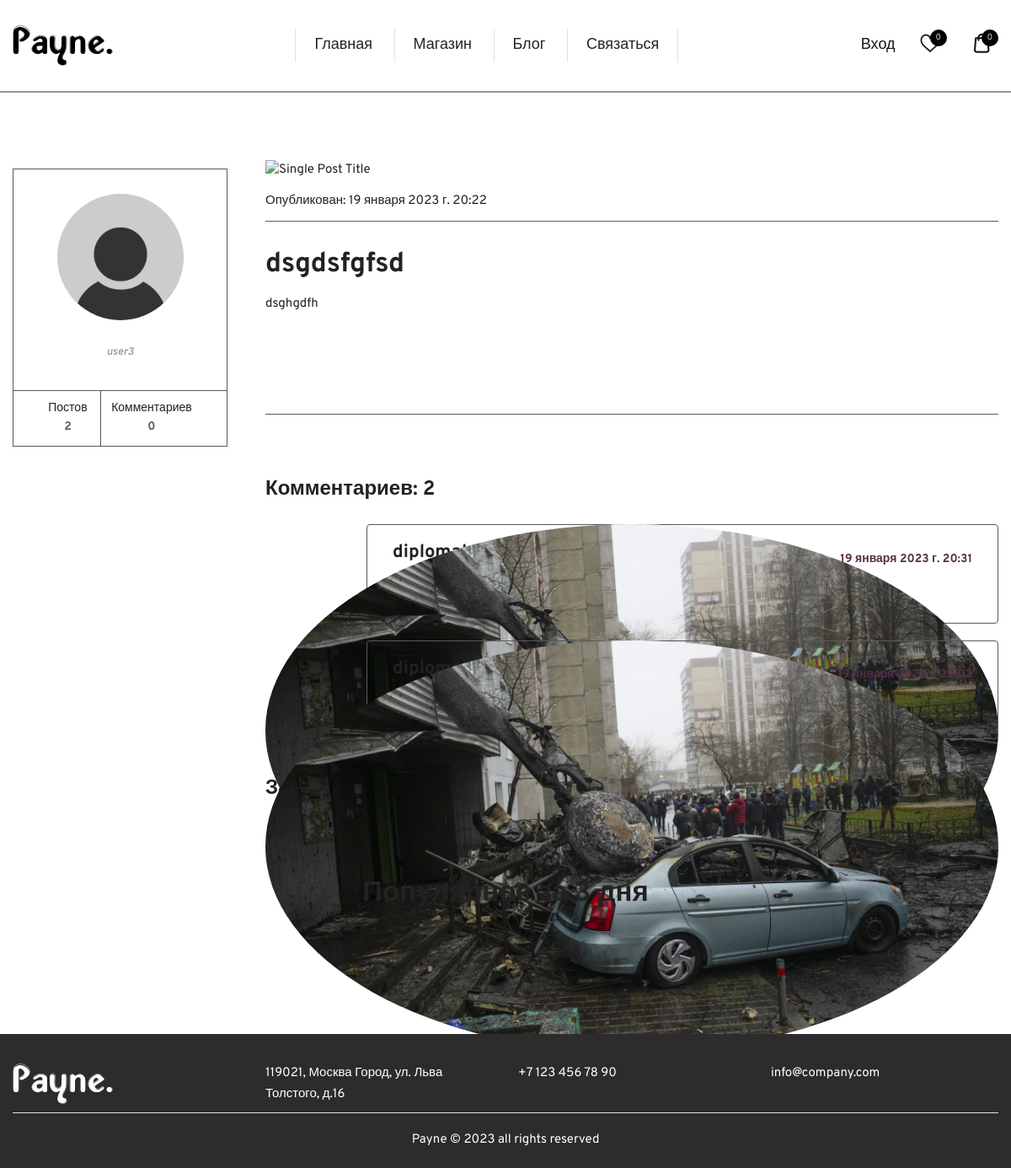
Screenshot of /blog/11 with the database file from the repository.
### apps/blog/models.py (models this page shows, shortened)
class Post(models.Model):
    author = models.ForeignKey(to=CustomUser, on_delete=models.CASCADE, verbose_name=_('пользователь'))
    title = models.CharField(_('заголовок'), max_length=200, unique=True)
    slug = models.SlugField(_('заголовок на англ.'), max_length=200, unique=True, blank=True,
                            help_text=_('можете оставить поле пустым'))
    image = models.ImageField(_('изображение'), upload_to=image_folder)
    content = models.TextField(_('текст поста'))
    created = models.DateTimeField(_('написан'), default=timezone.now)
    updated = models.DateTimeField(_('обновлен'), auto_now=True)
    views = models.IntegerField(_('просмотров'), default=0)
    objects = PostQuerySet.as_manager()
    class Meta:
        ordering = ('-created',)
    def save(self, *args, **kwargs):
        if not self.slug:
            self.slug = slugify(self.title, allow_unicode=True)
        super().save(*args, **kwargs)
    def add_view(self):
        self.views += 1
        self.save()

class Comment(models.Model):
    user = models.ForeignKey(CustomUser, on_delete=models.CASCADE)
    to_post = models.ForeignKey(to=Post, on_delete=models.CASCADE)
    created = models.DateTimeField(_('оставлен'), auto_now_add=True)
    content = models.TextField(max_length=512)

### apps/users/models.py (models this page shows, shortened)
class CustomUser(AbstractUser):
    image = models.ImageField(_('аватарка'), upload_to='user_images', blank=True, default='user_images/default.png')
    about_me = models.CharField(_('о себе'), blank=True, max_length=128)
    is_verified_email = models.BooleanField(_('подтвержденная почта'), default=False)
    date_joined = models.DateTimeField(_('присоединился'), default=timezone.now)
    email = models.EmailField(_("почта"), blank=True, unique=True)
    phone = models.CharField(_('телефон'), max_length=16, blank=True)
    city = models.CharField(_('город'), max_length=32, blank=True)
    street = models.CharField(_('улица'), max_length=64, blank=True)
    house = models.CharField(_('дом'), max_length=16, blank=True)
    building = models.CharField(_('корпус'), max_length=16, blank=True)
    apartment = models.CharField(_('квартира'), max_length=16, blank=True)
    comments = models.PositiveIntegerField(_('комментариев'), default=0, editable=False,
                                           help_text=_('количество комментариев'
                                                       'под постами пользователя'))
    class Meta:
        verbose_name = _('пользователь')
        verbose_name_plural = _('пользователи')

### apps/blog/views.py (the view, shortened to what this page needs)
# urls.py: path('<int:pk>', PostView.as_view(), name='post'),
class PostView(DetailView, FormView):
    template_name = 'blog/blog_details.html'
    model = Post
    form_class = CreateCommentForm
    def get_context_data(self, **kwargs):
        context = super().get_context_data(**kwargs)
        context['comments'] = Comment.objects.filter(to_post=self.object)
        context['articles'] = Post.objects.filter(author=self.object.author)
        context['most_popular'] = Post.objects.most_popular()
        return context
    def get(self, *args, **kwargs):
        Post.objects.get(id=self.kwargs['pk']).add_view()
        return super().get(*args, **kwargs)

### apps/blog/models.py (called while the page is built)
    def most_popular(self):
        last_week = timezone.now() - timezone.timedelta(hours=48)
        last_posts = self.filter(created__gt=last_week).order_by('-views')
        return last_posts

### apps/index/context_processors.py (called while the page is built)
def get_user_cart(request):
    user_cart = None
    if request.user.is_authenticated:
        user_cart = CartItem.objects.filter(user=request.user)
    return {'user_cart': user_cart}

def get_user_wishlist(request):
    wishlist = None
    if request.user.is_authenticated:
        wishlist = WishlistItem.objects.filter(user=request.user)
    return {'wishlist': wishlist}

### templates/blog/blog_details.html (shortened to what this page needs)
{% extends 'index/base.html' %}
{% load thumbnail %}
{% load static %}
{% block content %}
	<main class="main-content-wrapper">
		<div class="inner-page-content">
			<div class="single-post-area pb--65">
				<div class="container">
					<div class="row">
						<div class="col-lg-3 order-lg-1">
							<div class="blog-sidebar pr--15 pr-lg--0 pt--90">
								<div class="bl-widget author">
									<div class="inner">
										<div class="thumb">
											{% thumbnail object.author.image '336x336' crop='center' as im %}
												<img src="{{ im.url }}" alt="Author Images">
											{% endthumbnail %}
										</div>
										<div class="info">
											<h6 class="degne">{{ object.author.username }}</h6>
											<br>
											<div class="autor-meta">
												<span>Постов <strong>{{ articles|length }}</strong></span>
												<span>Комментариев <strong>{{ object.author.comments }}</strong></span>
											</div>
										</div>
									</div>
								</div>
							</div>
						</div>
						<div class="col-lg-9 order-lg-2 mb-md--50  pt--80 ">
							<article class="mb--75 mb-md--55 pb--75 pb-md--55 single-post__header">
								<header class="single-post__header">
									<div class="single-post__media">
										<figure class="image">
											{% thumbnail object.image "800x561" crop="center" as im %}
												<img src="{{ im.url }}"
												     alt="Single Post Title"
												     class="w-100">
											{% endthumbnail %}
										</figure>
									</div>
									<div class="single-post__header-meta">
										<span class="posted-on">Опубликован: {{ object.created }}</span>
									</div>
								</header>
								<div class="single-post__info">
									<div class="row mb--43 mb-md-33">
										<div class="col-lg-12 col-md-8">
											<h2>{{ object.title }}</h2>
											<p>{{ object.content }}</p>
										</div>
									</div>
								</div>
							</article>
							<section class="comment">
								<h2 class="comment-title">Комментариев: {{ comments|length }}</h2>
								<ul class="comment-list mb--45">
									{% for comment in comments %}
										<li>
											<div class="single-comment">
												<figure class="comment-avatar">
													{% thumbnail comment.user.image '94x94' crop='center' as im %}
														<img src="{{ im.url }}"
														     alt="Avatar">
													{% endthumbnail %}
												</figure>
												<div class="comment-info">
													<div class="comment-meta">
														<h4>{{ comment.user.username }}</h4>
														<div class="metadata">
															<span class="comment-reply-link">{{ comment.created }}</span>
														</div>
													</div>
													<div class="comment-content">
														<p>{{ comment.content }}</p>
													</div>
												</div>
											</div>
										</li>
									{% endfor %}
								</ul>
								<div class="comment-respond">
									{% if not user.is_authenticated %}
										<h3 class="comment-reply-title">Зарегистрируйтесь, что бы оставлять
											комментарии!</h3>
									{% endif %}
								</div>
							</section>
						</div>
					</div>
				</div>
			</div>
			<section class="related-post-area mb--80 mb-md--60">
				<div class="container">
					<div class="row mb--50">
						<div class="col-12 text-center">
							<h2>Популярное за 3 дня</h2>
						</div>
					</div>
					<div class="row">
						<div class="col-12">
						</div>
					</div>
				</div>
			</section>
		</div>
	</main>
{% endblock %}

### rows the page displays
Post: author.username "user3", author.comments "0", created "19 января 2023 г. 20:22", title "dsgdsfgfsd", content "dsghgdfh"
Comment: user.username "diplomat", created "19 января 2023 г. 20:31"
Comment: created "19 января 2023 г. 22:02"

### other values shown
{{ wishlist|length }} "0"
{{ user_cart|length }} "0"
{{ articles|length }} "2"
{{ comments|length }} "2"
